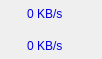
<?xml version="1.0" encoding="UTF-8"?>
<ui version="4.0">
 <class>Widget</class>
 <widget class="QWidget" name="Widget">
  <property name="geometry">
   <rect>
    <x>0</x>
    <y>0</y>
    <width>102</width>
    <height>59</height>
   </rect>
  </property>
  <property name="windowTitle">
   <string>Widget</string>
  </property>
  <layout class="QHBoxLayout" name="horizontalLayout" stretch="2,7">
   <property name="leftMargin">
    <number>0</number>
   </property>
   <property name="topMargin">
    <number>0</number>
   </property>
   <property name="rightMargin">
    <number>0</number>
   </property>
   <property name="bottomMargin">
    <number>0</number>
   </property>
   <item>
    <layout class="QVBoxLayout" name="verticalLayout">
     <item>
      <widget class="QLabel" name="label">
       <property name="text">
        <string/>
       </property>
      </widget>
     </item>
     <item>
      <widget class="QLabel" name="label_2">
       <property name="text">
        <string/>
       </property>
      </widget>
     </item>
    </layout>
   </item>
   <item>
    <layout class="QVBoxLayout" name="verticalLayout_2">
     <item>
      <widget class="QLabel" name="label_up">
       <property name="styleSheet">
        <string notr="true">color:rgb(0, 0, 227)</string>
       </property>
       <property name="text">
        <string>0 KB/s</string>
       </property>
      </widget>
     </item>
     <item>
      <widget class="QLabel" name="label_down">
       <property name="styleSheet">
        <string notr="true">color:rgb(0, 0, 227)</string>
       </property>
       <property name="text">
        <string>0 KB/s</string>
       </property>
      </widget>
     </item>
    </layout>
   </item>
  </layout>
 </widget>
 <layoutdefault spacing="6" margin="11"/>
 <resources/>
 <connections/>
</ui>
